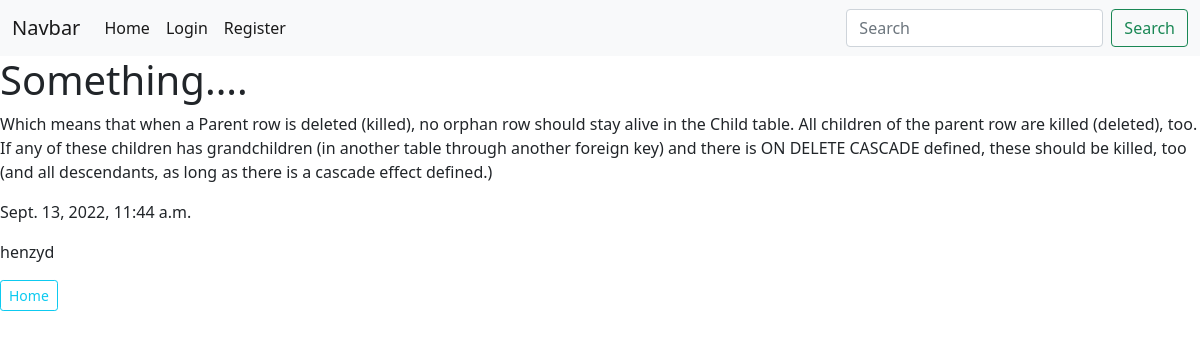
Screenshot of /plist-detail/1/ with the database file from the repository.
### my_app/models.py (models this page shows, shortened)
class Post(models.Model):
    user_title = models.CharField(max_length = 50)
    user_body = models.TextField()
    user_date_created = models.DateTimeField(default = timezone.now)
    user_owner = models.ForeignKey(User, on_delete = models.CASCADE)

### my_app/views.py (the view)
# urls.py: path('plist-detail/<int:pk>/', my_views.PostDetailView.as_view(template_name = 'my_app/plist_detail.html'), name='plist_detail_page'),
class PostDetailView(DetailView):
    model = models.Post

### my_app/templates/my_app/plist_detail.html
{% extends 'my_app/base.html' %}
{% load crispy_forms_tags %}
{% block container %}
<div class="name">
  <h1>{{ post.user_title }}</h1>
  <p>{{ post.user_body }}</p>
  <p>{{ post.user_date_created }}</p>
  <p>{{ post.user_owner.username }}</p>
  {% if user == post.owner %}
  <a
    class="btn btn-sm btn-outline-info"
    href="{% url 'update_post_page' post.id %}"
    >Update</a
  >
  <a class="btn btn-sm btn-danger" href="{% url 'delete_post_page' post.id %}"
    >Delete</a
  >
  {% else %}
  <a class="btn btn-sm btn-outline-info" href="{% url 'home_page' %}">Home</a>
  {% endif%}
</div>
{% endblock container %}

### rows the page displays
Post: user_title "Something....", user_body "Which means that when a Parent row is deleted (killed), no orphan row should stay alive in the Child table. All children of the parent row are killed (deleted), too. If any of these children has grandchildren (in another table through another foreign key) and there is ON DELETE CASCADE defined, these should be killed, too (and all descendants, as long as there is a cascade effect defined.)", user_date_created "Sept. 13, 2022, 11:44 a.m.", user_owner.username "henzyd"
